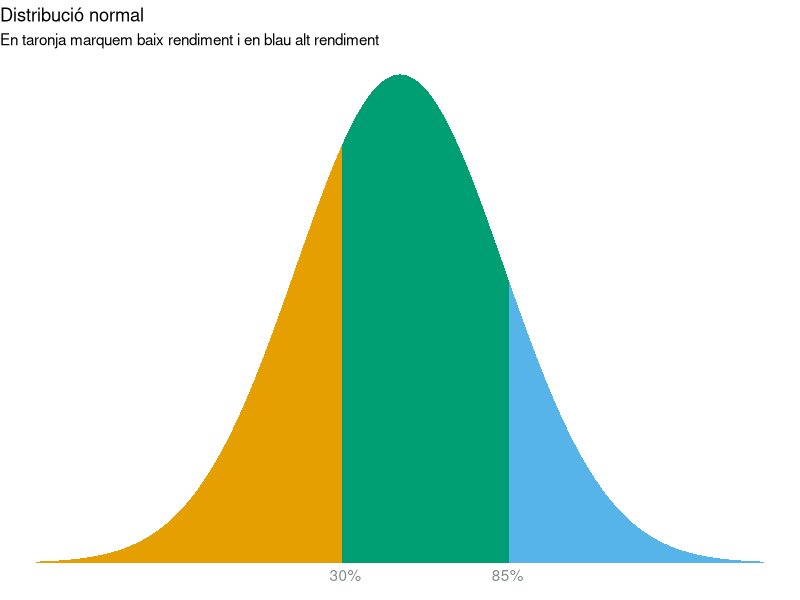

The R source for this figure: (Note: this script raises an error after producing the figure.)
Sys.setlocale(category="LC_ALL", locale = "Catalan")
require(reshape2)
require(ggplot2)
require( RColorBrewer)


## Gràfics de classes:

grafics_classe <- function(punts, curs, tipus, escola){
  
  grafic_base(punts = punts, curs = curs[1], titol = "Lectura",tipus, nom_plot = paste0("lectura-", curs[2],"-",tipus), escola, 1);
  grafic_base(punts = punts, curs = curs[1],  titol = "Memòria de Treball",tipus, nom_plot = paste0("mtp-", curs[2],"-",tipus),escola, 2); 
  grafic_base(punts = punts, curs = curs[1],  titol = "Velocitat de Processament",tipus, nom_plot = paste0("vp-", curs[2],"-",tipus),escola,3);
  grafic_base(punts = punts, curs = curs[1],  titol = "Fluïdesa Matemàtica",tipus, nom_plot = paste0("fluidesa-", curs[2],"-",tipus),escola,4);
  grafic_base(punts = punts, curs = curs[1], titol = "Memòria a Llarg Termini",tipus, nom_plot = paste0("mltp-", curs[2],"-",tipus),escola,5);
  grafic_base(punts = punts, curs = curs[1],  titol = "Raonament",tipus, nom_plot = paste0("raonament-", curs[2],"-",tipus),escola,6);
  if (curs[2] == 5 | curs[2] == 6){
    grafic_base(punts = punts, curs = curs[1],  titol = "Càlcul",tipus, nom_plot = paste0("calcul-", curs[2],"-", tipus), escola,7);
  }
}

grafic_base <- function(punts, curs, titol, tipus, nom_plot, escola, i){
  
  myColors <- c("#56B4E9", "#009E73", "#E69F00");
  otherColors <- c("#D55E00", "#999999", "#0072B2");
  
  punts = transform(punts, Noms = factor(Noms, levels= unique(Noms)));
  
  if (tipus=='norm'| tipus == 'norm_intra'){
    colors <- myColors;
  } else {
    colors <- otherColors;
  }
  
  punts[['value.1']] <- factor(punts[['value.1']]);
  names(colors) <- levels(unique(punts[['value.1']]));
  
  
  ggplot(punts[punts$variable %in% levels(unique(punts$variable))[i],]) + 
    geom_bar(stat='identity', aes(x = Noms, y = value, fill = value.1)) + 
    labs(title = titol, 
         subtitle= ifelse(tipus=='norm','Comparació barem universal',
                          ifelse(tipus== 'norm_intra','Comparació intra-classe',
                                 ifelse(tipus == 'comp','Resultat esperat',
                                        'Resultat esperat intraclasse')))) +
    theme_minimal() +
    theme(axis.title.x=element_blank(), 
          axis.title.y=element_blank(),
          axis.text.x = element_text(angle = 45, hjust = 1, size=16), 
          axis.text.y = element_text(size=14), 
          title=element_text(size = 20),
          #subtitle = element_text(size=15),
          #text = element_text(size=20), 
          plot.title = element_text(lineheight=.8, face="bold"),
          #plot.title = element_blank(),
          legend.position="none") + 
    #ggtitle(titol) + 
    scale_fill_manual(name='value.1', values=colors) + 
    geom_hline(yintercept=0.5) + 
    ylim(0, 1) + 
    ggsave(file = paste("figures/", escola[2], "/", curs, "/", nom_plot, ".pdf", sep = ""), 
           dpi = 600, width = 8, height = 6, units = "in") 
}

## Gràfics helpers d'individuals

ggpbar <- function(nens, punts, curs, tipus, escola){
  
  myColors <- c("#56B4E9", "#009E73", "#E69F00");
  otherColors <- c("#D55E00", "#999999", "#0072B2");
  
  punts = transform(punts, Noms = factor(Noms, levels= unique(Noms)));
  if (tipus=='norm'|tipus == 'norm_intra'){
    colors <- myColors;
  } else {
    colors <- otherColors;
  }
  
  punts[['value.1']] <- factor(punts[['value.1']]);
  names(colors) <- levels(punts[['value.1']]);
  
  ggplot(punts[punts$Noms %in% levels(punts$Noms)[nens],]) + 
    geom_bar(stat='identity', 
             aes(x = variable, y = value, fill=value.1)) + 
    facet_wrap( ~ Noms, ncol=1, scales="free") +  
    labs(title = ifelse(tipus=='norm','Resultat observat',
                        ifelse(tipus== 'norm_intra', 'Resultat observat intraclasse',
                               ifelse(tipus == 'comp', 'Resultat esperat',
                                      'Resultat esperat intraclasse'))))  +
    theme_minimal() +
    theme(axis.title.x=element_blank(), 
          axis.title.y=element_blank(), 
          axis.title = element_blank(),
          axis.text.x = element_text(size=20),
          axis.text.y = element_text(size=20),
          title = element_text(size=20),
          legend.position="none", 
          strip.background = element_blank(),
          strip.text.x = element_blank()
          #strip.text.x = element_text(size = 22, face = "bold")
    ) +
    scale_fill_manual(name = 'value.1', values = colors) + 
    geom_hline(yintercept=0.5) + 
    ylim(0, 1) +
    ggsave(file = paste("figures/", escola[2], "/", curs, "/", nens,"-", tipus, ".pdf", sep = ""), 
           dpi = 600, width = 8, height = 9, units = "in");
}

ggpbar_individual <- function(nens, punts, curs, tipus, escola){
  
  myColors <- c("#56B4E9", "#009E73", "#E69F00");
  otherColors <- c("#D55E00", "#999999", "#0072B2");
  
#  punts = transform(punts, Noms = factor(Noms, levels= unique(Noms)));
  if (tipus=='norm'|tipus == 'norm_intra'){
    colors <- myColors;
  } else {
    colors <- otherColors;
  }
  
  punts[['value.1']] <- factor(punts[['value.1']]);
  names(colors) <- levels(punts[['value.1']]);
  
  ggplot(punts[punts$Noms %in% levels(punts$Noms)[nens],]) + 
    geom_bar(stat='identity', 
             aes(x = variable, y = value, fill=value.1)) + 
    facet_wrap( ~ Noms, ncol=1, scales="free") +  
    labs(title = ifelse(tipus=='norm','Resultat obtingut',
                        ifelse(tipus== 'norm_intra', 'Resultat obtingut intraclasse',
                               ifelse(tipus == 'comp', 'Resultat esperat',
                                      'Resultat esperat intraclasse'))))  +
    theme_minimal() +
    theme(axis.title.x=element_blank(), 
          axis.title.y=element_blank(), 
          axis.title = element_blank(),
          axis.text.x = element_text(size=20),
          axis.text.y = element_text(size=20),
          title = element_text(size=20),
          legend.position="none", 
          strip.text.x = element_text(size = 22, face = "bold")
    ) +
    scale_fill_manual(name = 'value.1', values = colors) + 
    geom_hline(yintercept=0.5) + 
    ylim(0, 1) +
    ggsave(file = paste( "/informes_individuals/", punts[nens,1],"/", tipus, ".pdf", sep = ""), 
           dpi = 600, width = 8, height = 9, units = "in");
}

## Gràfics d'individuals

grafics_nens <- function(punts, curs, tipus, escola){
  
  for(i in seq(1,length(levels(unique(punts$Noms))),1)){
    ggpbar(i, punts, curs[1], tipus, escola);
  }
  
}

grafics_nens_individual <- function(punts, curs, tipus, escola){
  
  myColors <- c("#56B4E9", "#009E73", "#E69F00");
  otherColors <- c("#D55E00", "#999999", "#0072B2");
  
  #  punts = transform(punts, Noms = factor(Noms, levels= unique(Noms)));
  if (tipus=='norm'|tipus == 'norm_intra'){
    colors <- myColors;
  } else {
    colors <- otherColors;
  }
  
  punts[['value.1']] <- factor(punts[['value.1']]);
  names(colors) <- levels(punts[['value.1']]);
  
  ggplot(punts) + 
    geom_bar(stat='identity', 
             aes(x = variable, y = value, fill=value.1)) + 
    facet_wrap( ~ Noms, ncol=1, scales="free") +  
    labs(title = ifelse(tipus=='norm','Resultat observat',
                        ifelse(tipus== 'norm_intra', 'Resultat observat intraclasse',
                               ifelse(tipus == 'comp', 'Resultat esperat',
                                      'Resultat esperat intraclasse'))))  +
    theme_minimal() +
    theme(axis.title.x=element_blank(), 
          axis.title.y=element_blank(), 
          axis.title = element_blank(),
          axis.text.x = element_text(size=20),
          axis.text.y = element_text(size=20),
          title = element_text(size=20),
          legend.position="none", 
          strip.text.x = element_text(size = 22, face = "bold")
    ) +
    scale_fill_manual(name = 'value.1', values = colors) + 
    geom_hline(yintercept=0.5) + 
    ylim(0, 1) +
    ggsave(file = paste( "informes_individuals/", punts[1,1],"/", tipus, ".pdf", sep = ""), 
           dpi = 600, width = 8, height = 9, units = "in");
  
}

## gràfics per la part emocional

grafic_emocional = function(index, curs, df_emocional, escola, nom){
  # emocional és una matriu amb 7 columes: noms dels nens, les 5 pregunes d'emocional i 
  # una altra columna buida al final que no sé què hi fa, suposo que ve amb les dades

  paleta_personalitzada = c("#FFFFCC", "#FFEDA0", "#FEB24C", "#FEB24C", "#E31A1C", "#E31A1C", "#E31A1C", "#BD0026", "#800026")
  
  if (curs[2] == 1 | curs[2] == 2){
    limy = c(0,2)
    paleta = brewer.pal(2, "YlOrRd")
    names(paleta) = seq(0,2) 
  }
  else {limy = c(0,9)
  
  paleta = paleta_personalitzada
  names(paleta) = seq(1,9) 
  }
  
  ggplot(df_emocional, aes(x = factor(arees, levels = arees[c(4,3,2,1)]), 
                           y = as.numeric(as.character(valors)))) + 
    geom_bar(stat="identity", aes(fill = df_emocional$valors)) + 
 #   scale_fill_gradientn(colours = paleta[]) + 
    scale_fill_manual(values = paleta) + 
    theme_bw() +
    theme(legend.position="none", 
          axis.text.x=element_blank(),
          axis.ticks.x=element_blank(),
          title = element_text(size=20),
          plot.subtitle=element_text(size=18),
          axis.text.y = element_text(size = 18)) +
    coord_flip() +
    ylab("") +
    ylim(limy) +
    xlab("Àrea") +
    labs(title = "Riscs emocionals") 
 #        subtitle = nom) +
    ggsave(file = paste("figures/", escola[2], "/", curs[1], "/emocional-", index, ".pdf", sep = ""), 
           dpi = 600, width = 8, height = 6, units = "in") 
}

### Altres

# gràfic gaussiana, per tenir-lo en algun lloc

grafic_gaussiana_pintada = function(limit_inferior, limit_superior){
limitRange <- function(fun, min, max) {
  function(x) {
    y <- fun(x)
    y[x < min  |  x > max] <- NA
    return(y)
  }
}

dlimit <- limitRange(dnorm, -3.5, qnorm(limit_inferior))
ulimit <- limitRange(dnorm, qnorm(limit_superior), 3.5)
tlimit = limitRange(dnorm, qnorm(limit_inferior), qnorm(limit_superior))

pp = ggplot(data.frame(x=c(-3.5, 3.5)), aes(x=x)) +
  stat_function(fun = dnorm,
                geom="area", fill="#009E73", alpha=1) +
  stat_function(fun = dlimit,
                geom="area", fill="#E69F00", alpha=1) + 
  stat_function(fun = ulimit,
                geom="area", fill="#56B4E9", alpha=1) + 
  theme_void() + 
  labs(title = "Distribució normal",
       subtitle = "En taronja marquem baix rendiment i en blau alt rendiment") +
  annotate(geom="text", x = qnorm(limit_inferior), y = -0.01, label = "30%", colour = "azure4") +
  annotate(geom="text", x = qnorm(limit_superior), y = -0.01, label = "85%", colour = "azure4") +
  ggsave(file = "gaussiana.pdf", dpi = 600, width = 10, height = 6, units = "in")

  #return(pp)
}

grafic_gaussiana_pintada(.3, .85)
